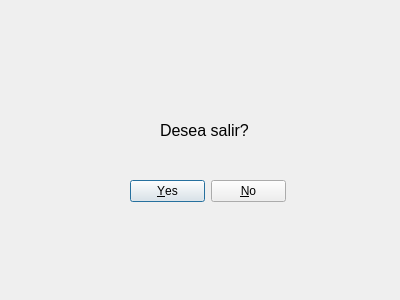
<?xml version="1.0" encoding="UTF-8"?>
<ui version="4.0">
 <class>Dialog</class>
 <widget class="QDialog" name="Dialog">
  <property name="geometry">
   <rect>
    <x>0</x>
    <y>0</y>
    <width>400</width>
    <height>300</height>
   </rect>
  </property>
  <property name="windowTitle">
   <string>Dialog</string>
  </property>
  <widget class="QLabel" name="labelimg">
   <property name="geometry">
    <rect>
     <x>160</x>
     <y>40</y>
     <width>81</width>
     <height>71</height>
    </rect>
   </property>
   <property name="text">
    <string/>
   </property>
   <property name="pixmap">
    <pixmap>img/warning.png</pixmap>
   </property>
   <property name="scaledContents">
    <bool>true</bool>
   </property>
  </widget>
  <widget class="QLabel" name="labelSalir">
   <property name="geometry">
    <rect>
     <x>160</x>
     <y>120</y>
     <width>121</width>
     <height>20</height>
    </rect>
   </property>
   <property name="font">
    <font>
     <pointsize>12</pointsize>
     <weight>50</weight>
     <bold>false</bold>
    </font>
   </property>
   <property name="text">
    <string>Desea salir?</string>
   </property>
  </widget>
  <widget class="QDialogButtonBox" name="btnBox">
   <property name="geometry">
    <rect>
     <x>130</x>
     <y>180</y>
     <width>156</width>
     <height>23</height>
    </rect>
   </property>
   <property name="standardButtons">
    <set>QDialogButtonBox::No|QDialogButtonBox::Yes</set>
   </property>
  </widget>
 </widget>
 <resources/>
 <connections/>
</ui>
